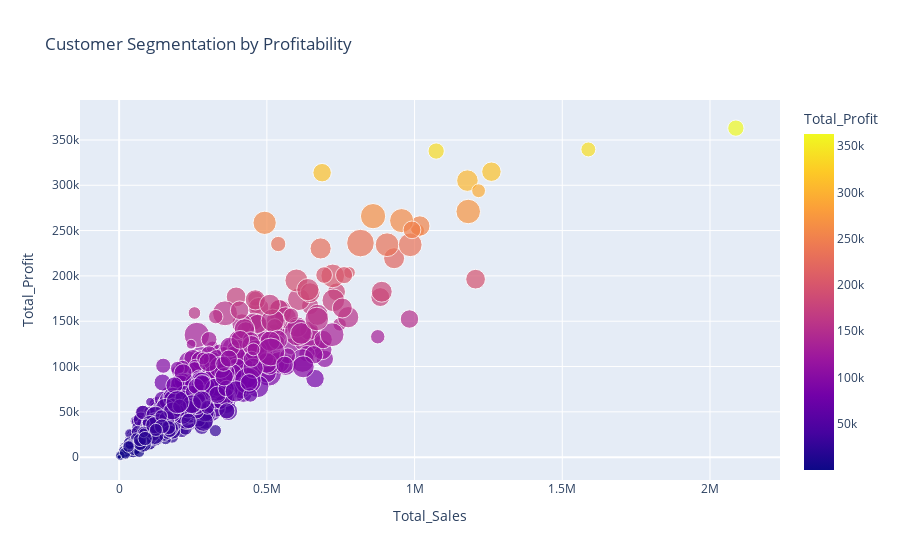

Notebook code cell kept with this figure:
### Markdown cell above
## Insight

* Sales have shown an increasing trend across the years, with 2023 having the highest overall sales figures compared to previous years.
* There are clear spikes in sales during certain months, especially around March (Month 3), September (Month 9), and November (Month 11), suggesting seasonal demand.
* A significant drop is visible in October (Month 10) across most years, indicating a possible off-season or external  factors impacting sales.
* November and December consistently show high sales across all years, indicating peak seasonality.

### Code cell
customer_segmentation = df.groupby("Customer_ID").agg(Total_Sales = ("sales","sum"),Total_Profit=("profit","sum"),
                                                      Quantity = ("Quantity","sum")).reset_index()
fig= px.scatter(customer_segmentation, x="Total_Sales", y="Total_Profit", size="Quantity", color="Total_Profit",
               title= "Customer Segmentation by Profitability", hover_name="Customer_ID")
fig

### Figure 1 — Plotly figure (JSON) as saved in the notebook; plotly's stock layout.template omitted (floating-point values rounded to 4 significant figures; data arrays with more than 128 entries replaced by an {"elided": "..."} marker saying what was removed)
{"data": [{"hovertemplate": "<b>%{hovertext}</b><br><br>Total_Sales=%{x}<br>Total_Profit=%{marker.color}<br>Quantity=%{marker.size}<extra></extra>", "hovertext": {"elided": "793 str values"}, "legendgroup": "", "marker": {"color": {"elided": "793 int values"}, "coloraxis": "coloraxis", "size": {"elided": "793 int values"}, "sizemode": "area", "sizeref": 0.375, "symbol": "circle"}, "mode": "markers", "name": "", "orientation": "v", "showlegend": false, "type": "scatter", "x": {"elided": "793 int values"}, "xaxis": "x", "y": {"elided": "793 int values"}, "yaxis": "y"}], "layout": {"coloraxis": {"colorbar": {"title": {"text": "Total_Profit"}}, "colorscale": [[0, "#0d0887"], [0.1111, "#46039f"], [0.2222, "#7201a8"], [0.3333, "#9c179e"], [0.4444, "#bd3786"], [0.5556, "#d8576b"], [0.6667, "#ed7953"], [0.7778, "#fb9f3a"], [0.8889, "#fdca26"], [1, "#f0f921"]]}, "legend": {"itemsizing": "constant", "tracegroupgap": 0}, "title": {"text": "Customer Segmentation by Profitability"}, "xaxis": {"anchor": "y", "domain": [0, 1], "title": {"text": "Total_Sales"}}, "yaxis": {"anchor": "x", "domain": [0, 1], "title": {"text": "Total_Profit"}}}}
